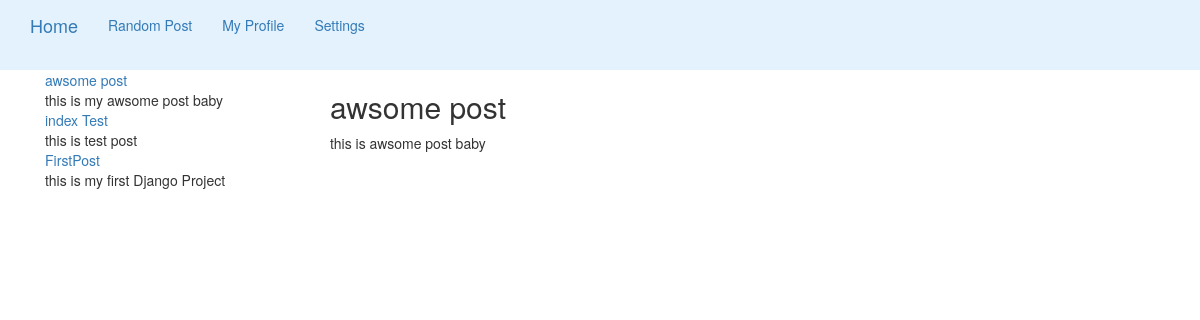
Page /post/awsomepost on the earlier database version.
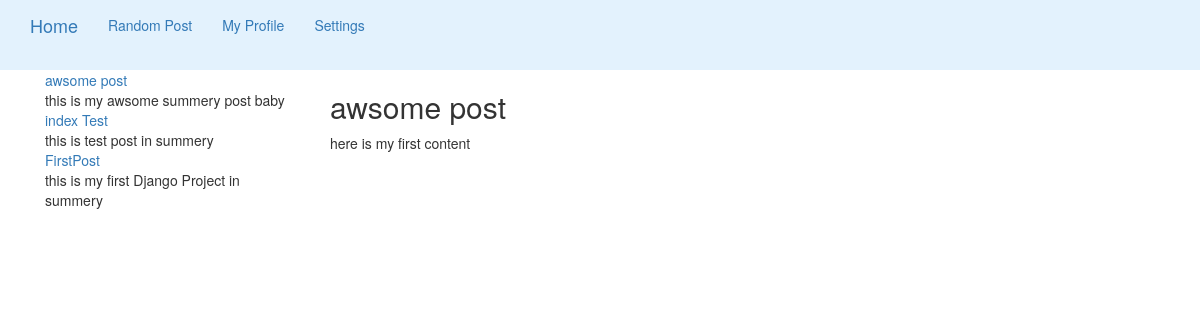
Same page on the later database version.
### blog/models.py (models this page shows, shortened)
class Post(models.Model):
    title = models.CharField(max_length=255)
    slug = models.SlugField(max_length=255, unique=True)
    summery = models.CharField(max_length=300)
    content = models.TextField()
    publish = models.BooleanField(default=True)
    created = models.DateTimeField(auto_now_add=True)
    image = models.ImageField(upload_to='img')
    class Meta:
        ordering = ['-created']

### blog/views.py (the view)
# urls.py: url(r'^post/(.*)$', blog_views.post),
def post(request, slug):
    print(slug)
    posts = Post.objects.all()
    return render(request, 'post.html', {
        'post': get_object_or_404(Post, slug=slug),
        'posts': posts
    })

### blog/templates/post.html (shortened to what this page needs)
{% extends 'single-template.html' %}
 {% block entry %}
        <h2>{{ post.title }}</h2>
        <div>
            {{ post.content | linebreaks }}
        </div>
{% endblock %}

### blog/templates/single-template.html
{% extends 'base.html' %}
{% block content %}
    <div class="container">
        <div class="col-md-3">
            {% for post in posts %}
                <div>
                    <div class="summary-title"><a href="/post/{{ post.slug }}">{{ post.title }}</a></div>
                    <div class="summary">{{ post.summery }}</div>
                </div>
            {% endfor %}
        </div>
        <div class="col-md-9">
            {% block entry %}{% endblock %}
        </div>
    </div>
{% endblock %}

### blog/templates/base.html (shortened to what this page needs)
<html lang="en">
<head>
    {% load static %}
    {% load bootstrap3 %}
    {% bootstrap_css %}
</head>
<body>
    <nav class="nav navbar-light" style="background-color: #e3f2fd;">
        <div class="container-fluid">
             <a class="navbar-brand" href="/">Home</a>
              <div class="collapse navbar-collapse" id="#navbarSupportedContent">
                <ul class="nav navbar-nav">
                  <li class="nav-item">
                    <li><a  href="#">Random Post</a>&nbsp;&nbsp;</li>
                    <li><a href="#">My Profile</a>&nbsp;&nbsp;</li>
                    <li><a  href="#">Settings</a>&nbsp;&nbsp;</li>
                  </li>
                </ul>
               </div>
        </div>
    </nav>
    <div id="content">
        {% block content %}{% endblock %}
    </div>
</body>
</html>

Differences in the rows shown:
changed Post "awsome post": summery "this is my awsome post baby" → "this is my awsome summery post baby"; content "this is awsome post baby" → "here is my first content"
changed Post "index Test": summery "this is test post" → "this is test post in summery"
changed Post "FirstPost": summery "this is my first Django Project" → "this is my first Django Project in summery"
